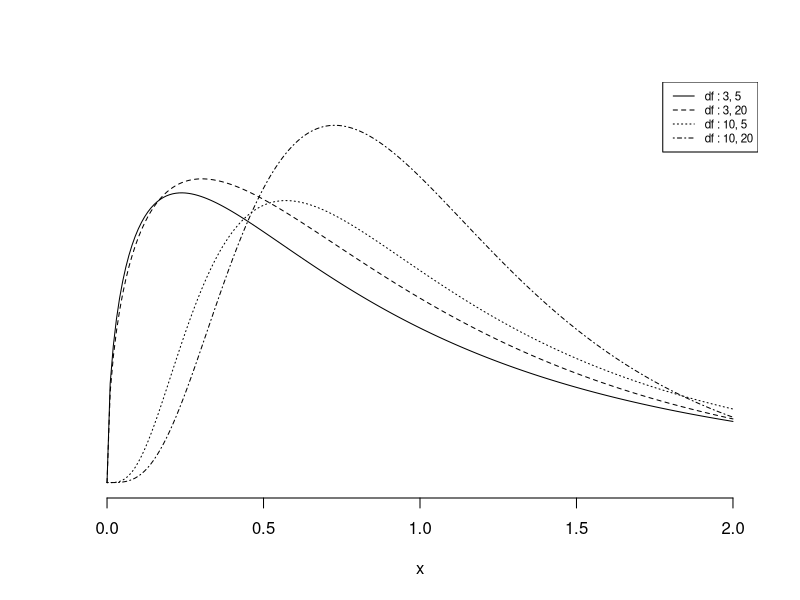

Here is the R script that generated this plot:
# f square

df1 <- c(3, 10)
df2 <- c(5, 20)
x <- seq(0, 2, by=0.01)

f3.5 <- df(x, df1[1], df2[1])
f3.20 <- df(x, df1[1], df2[2])
f10.5 <- df(x, df1[2], df2[1])
f10.20 <- df(x, df1[2], df2[2])

par(mfrow=c(1,1))
plot(x, f3.5, type="l", ylim=c(0, 0.9), axes=F, xlab="x", ylab="")
axis(1)
lines(x, f3.20, lty=2)
lines(x, f10.5, lty=3)
lines(x, f10.20, lty=4)

legend("topright", paste("df :", c("3, 5", "3, 20", "10, 5", "10, 20")), lty=1:4, cex=0.7)